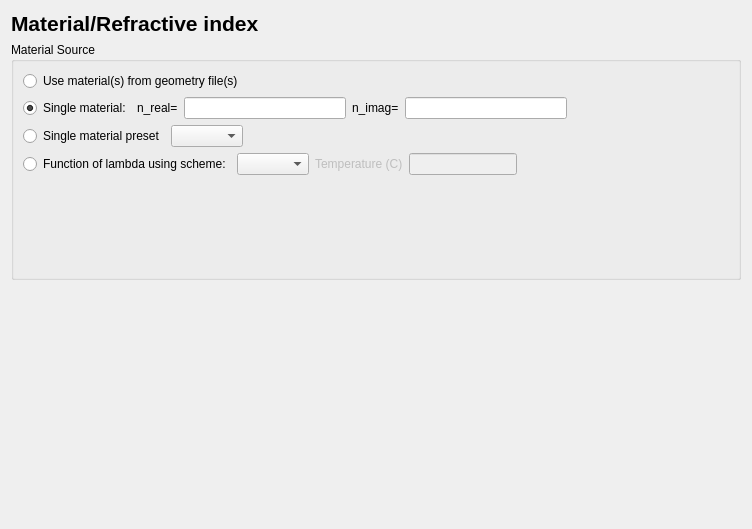
<?xml version="1.0" encoding="UTF-8"?>
<ui version="4.0">
 <class>MaterialPage</class>
 <widget class="QWidget" name="MaterialPage">
  <property name="geometry">
   <rect>
    <x>0</x>
    <y>0</y>
    <width>752</width>
    <height>529</height>
   </rect>
  </property>
  <property name="windowTitle">
   <string>Form</string>
  </property>
  <layout class="QVBoxLayout" name="verticalLayout">
   <item>
    <widget class="QLabel" name="label_material_title">
     <property name="font">
      <font>
       <pointsize>16</pointsize>
       <weight>75</weight>
       <bold>true</bold>
      </font>
     </property>
     <property name="text">
      <string>Material/Refractive index</string>
     </property>
     <property name="alignment">
      <set>Qt::AlignLeading|Qt::AlignLeft|Qt::AlignVCenter</set>
     </property>
    </widget>
   </item>
   <item>
    <widget class="QGroupBox" name="groupBox">
     <property name="sizePolicy">
      <sizepolicy hsizetype="Preferred" vsizetype="MinimumExpanding">
       <horstretch>0</horstretch>
       <verstretch>0</verstretch>
      </sizepolicy>
     </property>
     <property name="title">
      <string>Material Source</string>
     </property>
     <layout class="QVBoxLayout" name="verticalLayout_2">
      <item>
       <widget class="QRadioButton" name="radioButton_material_use_from_file">
        <property name="text">
         <string>Use material(s) from geometry file(s)</string>
        </property>
       </widget>
      </item>
      <item>
       <layout class="QHBoxLayout" name="horizontalLayout_3">
        <item>
         <widget class="QRadioButton" name="radioButton_material_single">
          <property name="sizePolicy">
           <sizepolicy hsizetype="Minimum" vsizetype="Fixed">
            <horstretch>0</horstretch>
            <verstretch>0</verstretch>
           </sizepolicy>
          </property>
          <property name="text">
           <string>Single material:</string>
          </property>
          <property name="checked">
           <bool>true</bool>
          </property>
         </widget>
        </item>
        <item>
         <widget class="QLabel" name="label_material_re">
          <property name="sizePolicy">
           <sizepolicy hsizetype="Preferred" vsizetype="Fixed">
            <horstretch>0</horstretch>
            <verstretch>0</verstretch>
           </sizepolicy>
          </property>
          <property name="text">
           <string>n_real=</string>
          </property>
         </widget>
        </item>
        <item>
         <widget class="QLineEdit" name="lineEdit_material_re">
          <property name="sizePolicy">
           <sizepolicy hsizetype="MinimumExpanding" vsizetype="Fixed">
            <horstretch>0</horstretch>
            <verstretch>0</verstretch>
           </sizepolicy>
          </property>
         </widget>
        </item>
        <item>
         <widget class="QLabel" name="label_material_im">
          <property name="sizePolicy">
           <sizepolicy hsizetype="Preferred" vsizetype="Fixed">
            <horstretch>0</horstretch>
            <verstretch>0</verstretch>
           </sizepolicy>
          </property>
          <property name="text">
           <string>n_imag=</string>
          </property>
         </widget>
        </item>
        <item>
         <widget class="QLineEdit" name="lineEdit_material_im">
          <property name="sizePolicy">
           <sizepolicy hsizetype="MinimumExpanding" vsizetype="Fixed">
            <horstretch>0</horstretch>
            <verstretch>0</verstretch>
           </sizepolicy>
          </property>
         </widget>
        </item>
        <item>
         <spacer name="horizontalSpacer_3">
          <property name="orientation">
           <enum>Qt::Horizontal</enum>
          </property>
          <property name="sizeHint" stdset="0">
           <size>
            <width>40</width>
            <height>20</height>
           </size>
          </property>
         </spacer>
        </item>
       </layout>
      </item>
      <item>
       <layout class="QHBoxLayout" name="horizontalLayout_2">
        <item>
         <widget class="QRadioButton" name="radioButton_material_single_presets">
          <property name="sizePolicy">
           <sizepolicy hsizetype="Preferred" vsizetype="Fixed">
            <horstretch>0</horstretch>
            <verstretch>0</verstretch>
           </sizepolicy>
          </property>
          <property name="text">
           <string>Single material preset</string>
          </property>
         </widget>
        </item>
        <item>
         <widget class="QComboBox" name="comboBox_singlematerials_preset">
          <property name="sizePolicy">
           <sizepolicy hsizetype="Preferred" vsizetype="Fixed">
            <horstretch>0</horstretch>
            <verstretch>0</verstretch>
           </sizepolicy>
          </property>
         </widget>
        </item>
        <item>
         <spacer name="horizontalSpacer">
          <property name="orientation">
           <enum>Qt::Horizontal</enum>
          </property>
          <property name="sizeHint" stdset="0">
           <size>
            <width>40</width>
            <height>20</height>
           </size>
          </property>
         </spacer>
        </item>
       </layout>
      </item>
      <item>
       <layout class="QHBoxLayout" name="horizontalLayout">
        <item>
         <widget class="QRadioButton" name="radioButton_material_lambdascheme">
          <property name="sizePolicy">
           <sizepolicy hsizetype="Preferred" vsizetype="Fixed">
            <horstretch>0</horstretch>
            <verstretch>0</verstretch>
           </sizepolicy>
          </property>
          <property name="text">
           <string>Function of lambda using scheme:</string>
          </property>
         </widget>
        </item>
        <item>
         <widget class="QComboBox" name="comboBox_material_ref_scheme">
          <property name="sizePolicy">
           <sizepolicy hsizetype="Preferred" vsizetype="Fixed">
            <horstretch>0</horstretch>
            <verstretch>0</verstretch>
           </sizepolicy>
          </property>
         </widget>
        </item>
        <item>
         <widget class="QLabel" name="label_material_temp">
          <property name="enabled">
           <bool>false</bool>
          </property>
          <property name="sizePolicy">
           <sizepolicy hsizetype="Preferred" vsizetype="Fixed">
            <horstretch>0</horstretch>
            <verstretch>0</verstretch>
           </sizepolicy>
          </property>
          <property name="text">
           <string>Temperature (C)</string>
          </property>
         </widget>
        </item>
        <item>
         <widget class="QLineEdit" name="lineEdit_material_scheme_Temp">
          <property name="enabled">
           <bool>false</bool>
          </property>
          <property name="sizePolicy">
           <sizepolicy hsizetype="Preferred" vsizetype="Fixed">
            <horstretch>0</horstretch>
            <verstretch>0</verstretch>
           </sizepolicy>
          </property>
         </widget>
        </item>
        <item>
         <spacer name="horizontalSpacer_2">
          <property name="orientation">
           <enum>Qt::Horizontal</enum>
          </property>
          <property name="sizeHint" stdset="0">
           <size>
            <width>40</width>
            <height>20</height>
           </size>
          </property>
         </spacer>
        </item>
       </layout>
      </item>
      <item>
       <spacer name="verticalSpacer_2">
        <property name="orientation">
         <enum>Qt::Vertical</enum>
        </property>
        <property name="sizeHint" stdset="0">
         <size>
          <width>20</width>
          <height>40</height>
         </size>
        </property>
       </spacer>
      </item>
     </layout>
    </widget>
   </item>
   <item>
    <spacer name="verticalSpacer">
     <property name="orientation">
      <enum>Qt::Vertical</enum>
     </property>
     <property name="sizeHint" stdset="0">
      <size>
       <width>20</width>
       <height>40</height>
      </size>
     </property>
    </spacer>
   </item>
  </layout>
 </widget>
 <resources/>
 <connections/>
</ui>
